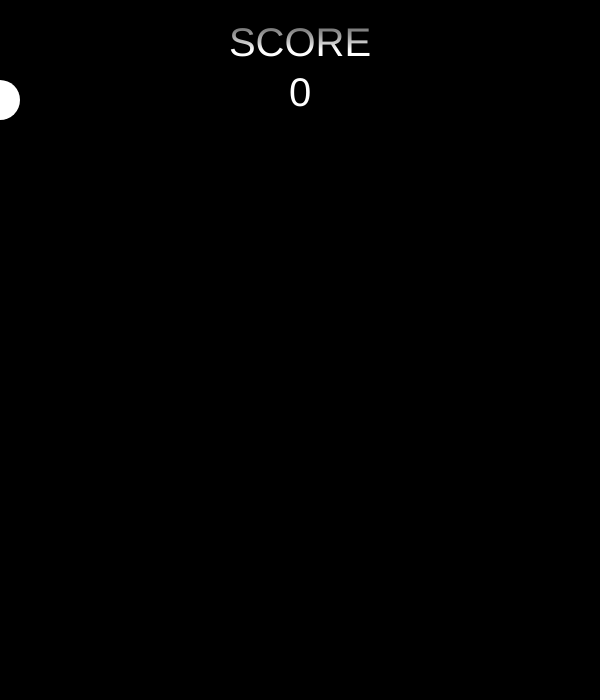
Frame 1 (no input)
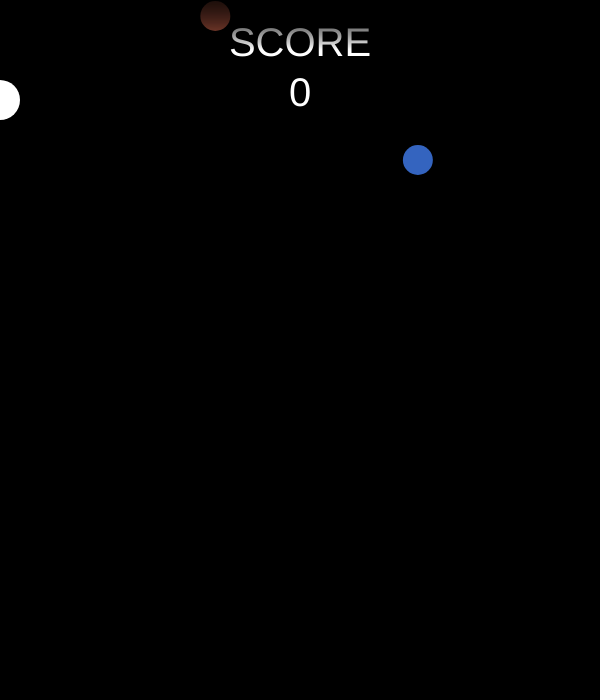
Frame 60 (no input)
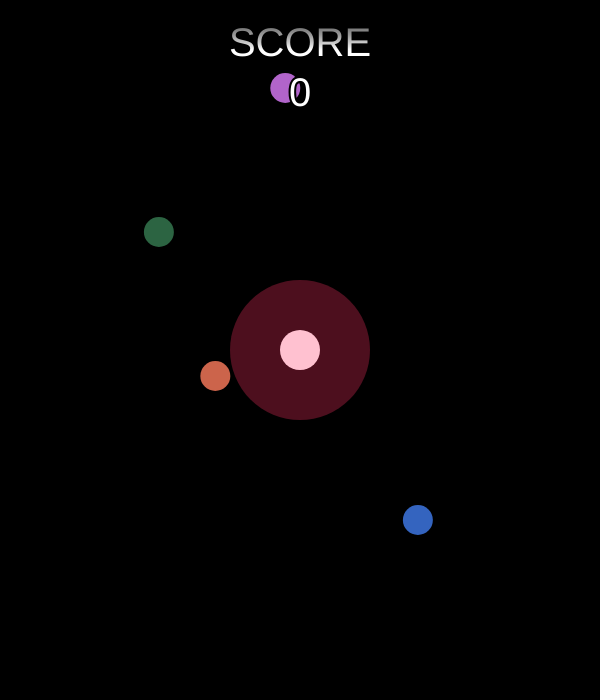
Frame 120 (the mouse pressed at the canvas centre since frame 60)

The p5.js sketch that drew these frames (run headless with seeded random() and noise() and a simulated clock; from frame 60 on, the mouse is pressed at the canvas centre):

// p5.js sketch
// ── sketch.js

let balls = []
let theBall
let explosions = []

let score = 0
let fails = 0
let lastRestart = 0

let gameSpeed = 10
let fallSpeed = 6

let gameOver = false
let pause = false

let timeTilBall = 25

const punishmentSize = 40

let updateMouse = false

function setup(){

	restart()
}


function restart(){

	balls = []
	explosions = []

	score = 0
	fails = 0

	gameSpeed = 25
	lastRestart = 0

	createCanvas(min(600, windowWidth), min(700, windowHeight))
	theBall = new Ball(width/2, height - 200, 20)

	mouseX = width/2
	mouseY = height/2

	gameOver = false
	pause = false

	updateMouse = false
	loop()
}

function draw(){
	background(0)

	if(!gameOver){

		if (!pause){
			theBall.pos = createVector(
				constrain(mouseX, 0, width),
				constrain(mouseY, 100, height)
			)
		}
		theBall.draw()

		balls.forEach(x=>{
			if(!pause)
				x.update(fallSpeed)

			x.draw()

			if (x.countPoint){
				score++
			}

			if(x.dead){
				fails += 1
			}
		})

		if (score%10 == 0 && score > lastRestart && fails > 0){
			fails--
			gameSpeed += 1
			lastRestart = score
		}

		balls = balls.filter(x=> !(x.dead || x.countPoint))

		noStroke()
		// fill('fff')
		rect(0, 0, width, punishmentSize * fails)
		if(punishmentSize * fails >= height){
			gameOver = true
			balls = []
			setTimeout(restart, 2000)
		}

		explosions.forEach(x=>{
			if(!pause)
				x.update()
			x.draw()
		})

		explosions = explosions.filter(x=>x.alive)

		if(!pause)
			timeTilBall--

		if (timeTilBall == 0){
			createNewBall()
			timeTilBall = (gameSpeed | 0)
		}

		stroke(0)
		strokeWeight(4)
		fill(255)
		textSize(40)
		textAlign(CENTER, CENTER)
		text("SCORE\n" + score, (width/2) - 50, 20, 100, 100)

		if (!pause){
			gameSpeed -= 0.005
			// if (gameSpeed%1 == 0)
			// 	timeTilBall++
		}
	}

	for (let i = 0; i < 50; i++){
		push()
		stroke(0, 100 - i*2)
		line(0, punishmentSize * fails + i, width, punishmentSize * fails + i)
		pop()
	}

	if(pause){
		textSize(50)
		strokeWeight(4)
		stroke(0)
		fill(255)
		text("PAUSE", width/2, height/2)
	}

	if (gameOver) {
		background(255)
		textSize(50)
		strokeWeight(4)
		stroke(0)
		fill(255)
		text("GAME OVER", width/2, height/2 - 100)

		textSize(40)
		textAlign(CENTER, CENTER)
		text("SCORE\n" + score, (width/2) - 50, height - 300, 100, 100)
		noLoop()
	}
}

function mousePressed(){
	createExplosion(createVector(mouseX, mouseY), [255, 50, 100], 10)
}

// function mouseReleased(){
// 	updateMouse = false
// }

function keyPressed(){
	if (key == 'P'){
		pause = !pause
	}else if (key == 'R'){
		restart()
	}
}

function createNewBall(){
	const newBall = new Ball(
		random() * (width-50) + 25,
		-50,
		15,
		[random() * 255 | 0, 100, random() * 255 | 0]
	)
	balls.push(newBall)
}

function createExplosion(p, c, r){
	const newExplosion = new Explosion(p, c, r)
	explosions.push(newExplosion)
}

// ── ball.js
class Ball{
	constructor(x, y, r, c){
		this.pos = createVector(x, y)
		this.r = r
		this.c = c || [255, 255, 255]
		this.countPoint = false
		this.dead = false
	}

	draw(){
		push()
		noStroke()
		fill(...this.c)
		ellipse(this.pos.x, this.pos.y, this.r*2)
		pop()
	}

	update(fS){
		this.pos.y += fS

		if (this != theBall &&
			dist(this.pos.x, this.pos.y, theBall.pos.x, theBall.pos.y) < this.r + theBall.r){
			this.countPoint = true

			createExplosion(this.pos, this.c, this.r)
			return
		}

		if(this.pos.y > height + (this.r / 2)){
			this.dead = true

			createExplosion(this.pos, [255, 10, 10], this.r)
			return
		}
	}
}
// ── explosions.js
class Explosion{
	constructor(pos, c, sr){
		this.pos = pos
		this.c = c
		this.r = sr

		this.maxProgress = 10

		this.progress = 1
		this.alive = true
	}

	update(){
		this.progress += 0.1
		if(this.progress > this.maxProgress)
			this.alive = false
	}

	draw(){
		push()
		noFill()
		const strokeAlpha = (this.maxProgress - this.progress) / this.maxProgress

		// stroke(...this.c, (strokeAlpha * 255) | 0)
		if(strokeAlpha * 255 < 1){
			this.alive = false
		}

		fill(...this.c, strokeAlpha * 255)
		ellipse(this.pos.x, this.pos.y, this.r * 2 * this.progress)
		pop()
	}
}
